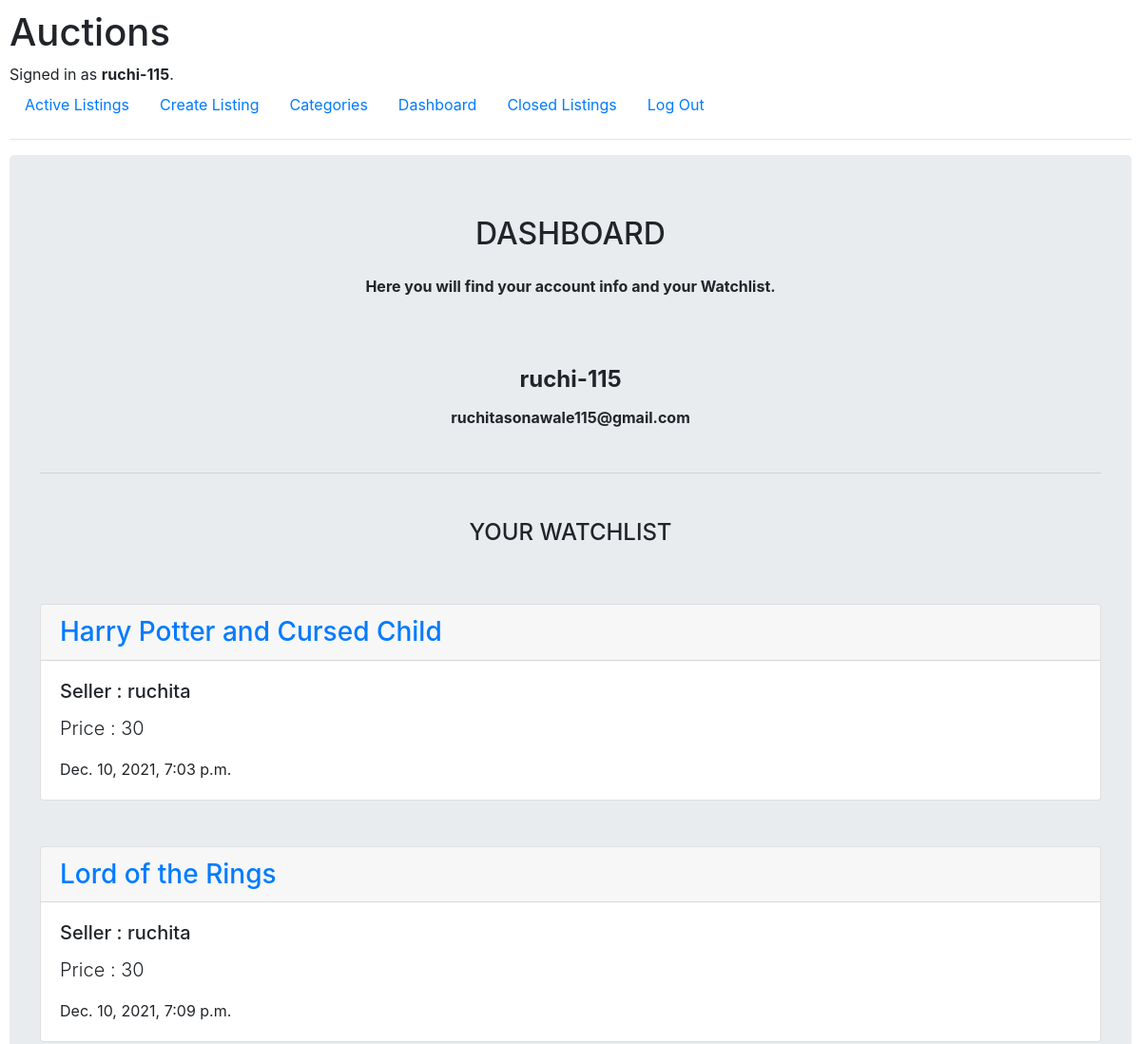
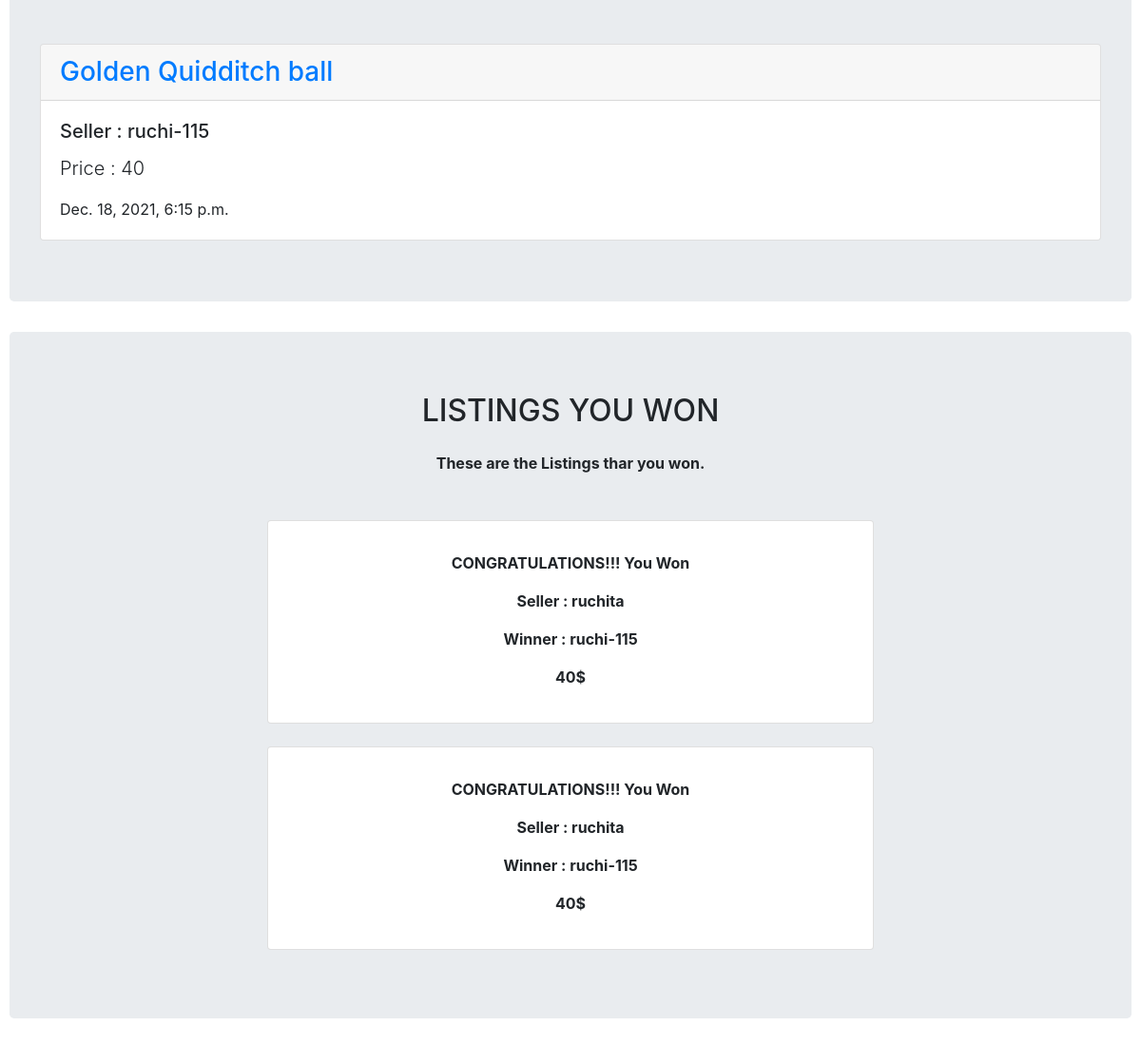
The app's page /dashboard (signed in) with its own data (2 pictures, top to bottom).
### auctions/models.py (models this page shows)
class User(AbstractUser):
    pass

class Listing(models.Model):
    seller = models.CharField(max_length=64)
    item_name = models.CharField(max_length=64)
    item_description = models.TextField(max_length=100)
    current_bid = models.IntegerField()
    category = models.CharField(max_length=64)
    img_url = models.CharField(max_length=200, default=None, blank=True, null=True)
    created_at = models.DateTimeField(auto_now_add=True)

class Winner(models.Model):
    owner = models.CharField(max_length=64)
    winner = models.CharField(max_length=64)
    listingid = models.IntegerField()
    winprice = models.IntegerField()
    title = models.CharField(max_length=64, null=True)

### auctions/views.py (the view)
# urls.py: path("dashboard", views.dashboard, name="dashboard"),
@login_required(login_url='/login')
def dashboard(request):
    winners = Winner.objects.filter(winner=request.user.username)
    lst = Watchlist.objects.filter(user=request.user.username)
    present = False
    prodlst = []
    i = 0
    if lst:
        present = True
        for item in lst:
            product = Listing.objects.get(id=item.listingid)
            prodlst.append(product)
    print(prodlst)
    return render(request, "auctions/dashboard.html", {
        "product_list": prodlst,
        "present": present,
        "products": winners
    })

### auctions/templates/auctions/dashboard.html (shortened to what this page needs)
{% extends "auctions/layout.html" %}
{% block body %}
    <div class="jumbotron text-center">
        <h2 class="card-title h2">DASHBOARD</h2>
        <p class="blue-text my-4 font-weight-bold">Here you will find your account info and your Watchlist.</p>
        <div class="row d-flex justify-content-center">
            <div class="col-xl-7 pb-2">
                <div class="container mt-5">
                    <section class="text-center dark-grey-text">
                        <div class="wrapper-carousel-fix">
                            <div id="carousel-example-1" class="carousel no-flex testimonial-carousel slide carousel-fade" data-ride="carousel"
                                data-interval="false">
                                <div class="carousel-inner" role="listbox">
                                    <div class="carousel-item active">
                                        <div class="testimonial">
                                            <h4 class="font-weight-bold">{{request.user.username}}</h4>
                                            <h6 class="font-weight-bold my-3">{{request.user.email}}</h6>
                                        </div>
                                    </div>
                                </div>
                            </div>
                        </div>
                    </section>
                </div>
            </div>
        </div>
        <hr class="my-4">
        <br>
        <h4 class="card-title">YOUR WATCHLIST</h4>
        {% if present %}
            {% for item in product_list %}
                <br> <br>
                <div class="card text-left">
                    <a href="{% url 'viewlisting' item.id %}"><h5 class="card-header h3" style="font-color: blue;">{{item.item_name}}</h5></a>
                    <div class="card-body">
                        <h5 class="card-title">Seller : {{item.seller}}</h5>
                        <p class="lead">Price : {{item.current_bid}}</p>
                        <p class="card-text">{{item.created_at}}</p>
                    </div>
                </div>
            {% endfor %}
        {% else %}
            <div class="text-center">
                <br> <br>
                <p class="lead">No Listings Found</p>
            </div>
        {% endif %}
    </div>
    <div class="jumbotron text-center">
        <h2 class="card-title h2">LISTINGS YOU WON</h2>
        <p class="black-text my-4 font-weight-bold">These are the Listings thar you won.</p>
        <div class="row d-flex justify-content-center">
            <div class="col-xl-7 pb-2">
                {% if not products %}
                    <br>
                    <h3>You did not win any Listings</h3>
                {% else %}
                    {% for product in products %}
                        <br>
                        <div class="card card-cascade" >
                            <div class="card-body card-body-cascade text-center">
                                <p class="font-weight-bold">CONGRATULATIONS!!! You Won <br> </p>
                                <p class="font-weight-bold">Seller : {{product.owner}} <br> </p>
                                <p class="font-weight-bold">Winner : {{product.winner}} <br> </p>
                                <p class="font-weight-bold">{{product.winprice}}$ <br> </p>
                            </div>
                        </div>
                    {% endfor %}
                {% endif %}
            </div>
        </div>
    </div>
{% endblock %}

### auctions/templates/auctions/layout.html (shortened to what this page needs)
{% load static %}
<!DOCTYPE html>
<html lang="en">
    <head>
        <link rel="stylesheet" href="https://stackpath.bootstrapcdn.com/bootstrap/4.4.1/css/bootstrap.min.css">
        <link rel="stylesheet" href="https://use.fontawesome.com/releases/v5.8.2/css/all.css">
         <link href="https://cdnjs.cloudflare.com/ajax/libs/twitter-bootstrap/4.5.0/css/bootstrap.min.css" rel="stylesheet">
        <link href="{% static 'auctions/styles.css' %}" rel="stylesheet">
    </head>
    <body>
        <h1>Auctions</h1>
        <div>
            {% if user.is_authenticated %}
                Signed in as <strong>{{ user.username }}</strong>.
            {% else %}
                Not signed in.
            {% endif %}
        </div>
        <ul class="nav">
            <li class="nav-item">
                <a class="nav-link" href="{% url 'activelisting' %}">Active Listings</a>
            </li>
            {% if user.is_authenticated %}
                <li class="nav-item">
                    <a class="nav-link" href="{% url 'createlisting' %}">Create Listing</a>
                </li>
                <li class="nav-item">
                    <a class="nav-link" href="{% url 'categories' %}">Categories</a>
                </li>
                <li class="nav-item">
                    <a class="nav-link" href="{% url 'dashboard' %}">Dashboard</a>
                </li>
                <li class="nav-item">
                    <a class="nav-link" href="{% url 'closedlisting' %}">Closed Listings</a>
                </li>
                <li class="nav-item">
                    <a class="nav-link" href="{% url 'logout' %}">Log Out</a>
                </li>
            {% endif %}
        </ul>
        <hr>
        {% block body %}
    {% endblock %}
    </body>
</html>

### auctions/static/auctions/styles.css (style rules this page uses)
body { padding: 10px; }

### records on screen
User: username "ruchi-115", user.username "ruchi-115", user.email "ruchitasonawale115@gmail.com"
Listing: item_name "Harry Potter and Cursed Child", seller "ruchita", current_bid "30", created_at "Dec. 10, 2021, 7:03 p.m."
Listing: item_name "Lord of the Rings", seller "ruchita", current_bid "30", created_at "Dec. 10, 2021, 7:09 p.m."
Listing: item_name "Golden Quidditch ball", seller "ruchi-115", current_bid "40", created_at "Dec. 18, 2021, 6:15 p.m."
Winner: owner "ruchita", winner "ruchi-115", winprice "40"
Winner: owner "ruchita", winner "ruchi-115", winprice "40"
